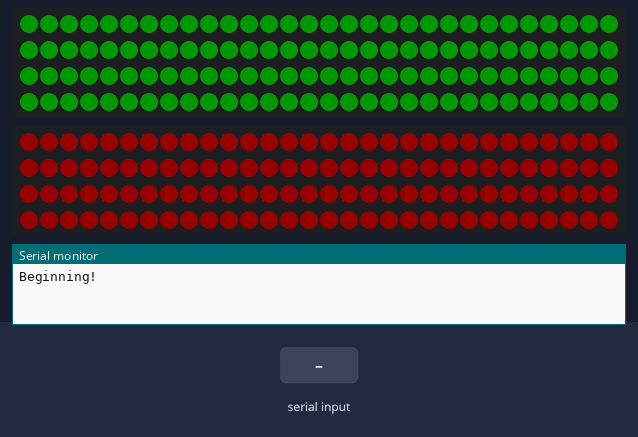
Simulated run of this sketch. Board: Arduino Uno, built with avr-gcc and run on an emulated ATmega328P. On the bench: 2 × 120 RGB LEDs in strip order, left to right, continuing on the next row, the last lines printed to the serial monitor. The test bench sets the inputs (shaded band). Dim RGB values are drawn brighter than linear.

Above: at 1.2 s.
1.3 s: "t" received over Serial
At 3.09 s:
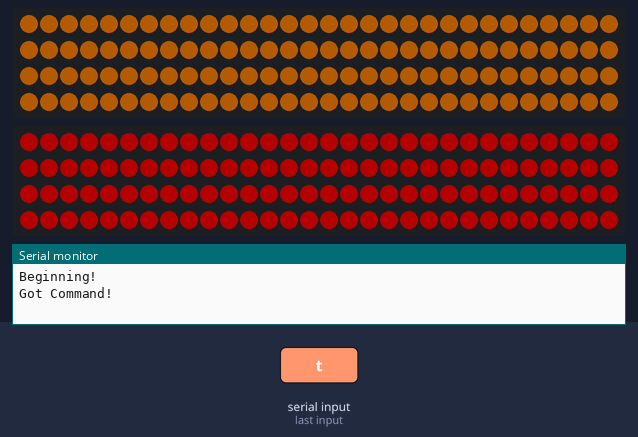
3.1 s: "r" received over Serial
At 6.54 s:
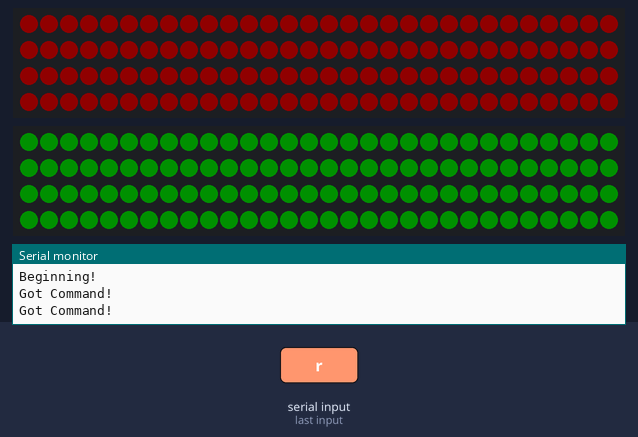

The sketch:

LEDz.ino
```cpp
#include <Adafruit_NeoPixel.h>
#ifdef __AVR__
  #include <avr/power.h>
#endif


Adafruit_NeoPixel trainLights = Adafruit_NeoPixel(120, 5, NEO_GRB + NEO_KHZ800);
Adafruit_NeoPixel performLights = Adafruit_NeoPixel(120, 4, NEO_GRB + NEO_KHZ800);

enum{
  your_turn,
  robot_turn,
  training
};

int state = your_turn;

int s = 1;

void setup() {
  trainLights.begin();
  performLights.begin();

  trainLights.setBrightness(75);
  performLights.setBrightness(75);

  trainLights.show();
  performLights.show();

  Serial.begin(38400);
  Serial.println("Beginning!");
}
int b = 0;
bool up = true;
void loop() {

  while (Serial.available()) {
    Serial.println("Got Command!");

    char cmd = (char)Serial.read();
    if(cmd == 'y'){
      state = your_turn;
    }
    else if(cmd == 'r'){
      state = robot_turn;
    }
    else if(cmd == 't'){
      state = training;
    }
  }

  for(int i = 0; i < trainLights.numPixels(); i++){
    if(state == your_turn){
      trainLights.setPixelColor(i, 0, b, 0);
      performLights.setPixelColor(i, b, 0, 0);
    }
    else if (state == robot_turn){
      trainLights.setPixelColor(i, b, 0, 0);
      performLights.setPixelColor(i, 0, b, 0);
    }
    else if (state == training){
      trainLights.setPixelColor(i, b, b / 2, 0);
      performLights.setPixelColor(i, b, 0, 0);
    }
  }
  trainLights.show();
  performLights.show();

  if(up){
    b++;
  }
  else{
    b--;
  }

  if(b == 255){
    up = false;
  }
  else if(b == 50){
    up = true;
  }

  //delay(100);

}
```

Measured:
- after the input at 1.3 s, the LEDs: first change at once (image 1 shows a later state)
- after the input at 3.1 s, the LEDs: first change after 0.11 s (image 2 shows a later state)
